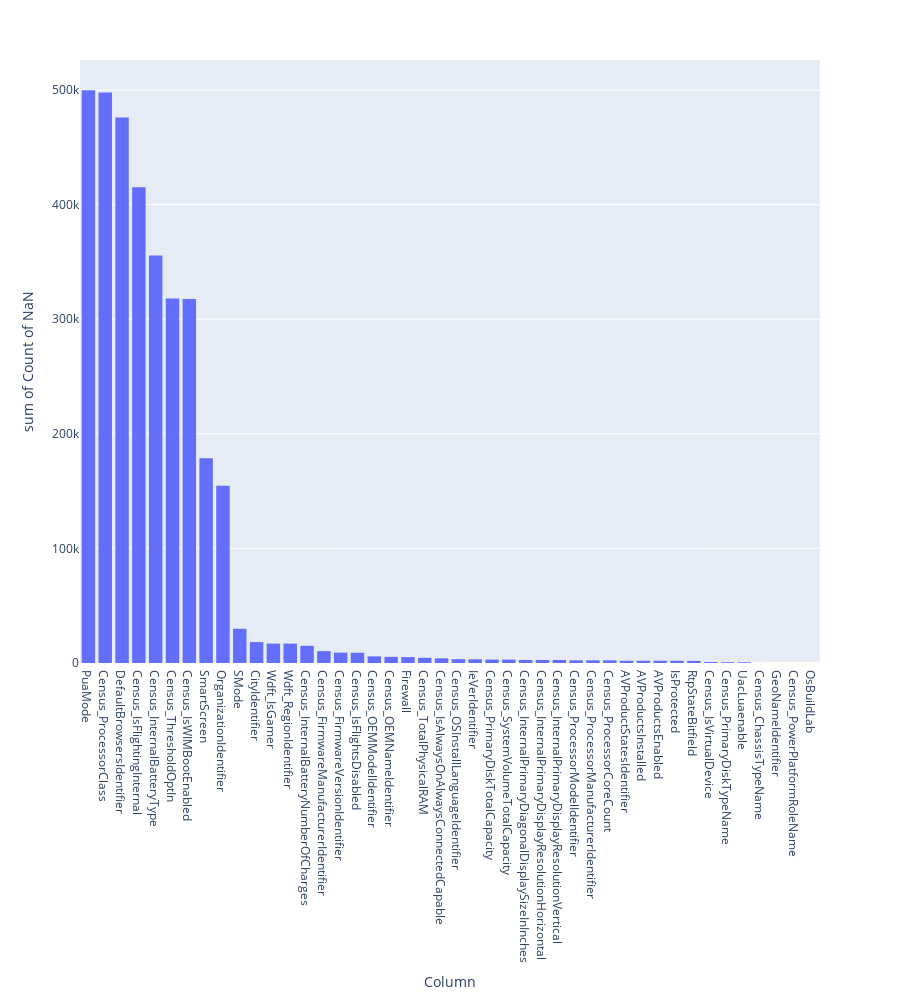

Notebook cell for this chart:
### Code cell
px.histogram(nuls,x='Column',y='Count of NaN',height=1000)


# aqui ya podemos ver que hay una serie de columnas (10 aprox) que tienen un numero de NA muy elevado asi que las eliminaremos del df más tarde

### Figure 1 — Plotly figure (JSON) as saved in the notebook; plotly's stock layout.template omitted (floating-point values rounded to 4 significant figures)
{"data": [{"alignmentgroup": "True", "bingroup": "x", "histfunc": "sum", "hovertemplate": "Column=%{x}<br>sum of Count of NaN=%{y}<extra></extra>", "legendgroup": "", "marker": {"color": "#636efa", "pattern": {"shape": ""}}, "name": "", "offsetgroup": "", "orientation": "v", "showlegend": false, "type": "histogram", "x": ["PuaMode", "Census_ProcessorClass", "DefaultBrowsersIdentifier", "Census_IsFlightingInternal", "Census_InternalBatteryType", "Census_ThresholdOptIn", "Census_IsWIMBootEnabled", "SmartScreen", "OrganizationIdentifier", "SMode", "CityIdentifier", "Wdft_IsGamer", "Wdft_RegionIdentifier", "Census_InternalBatteryNumberOfCharges", "Census_FirmwareManufacturerIdentifier", "Census_FirmwareVersionIdentifier", "Census_IsFlightsDisabled", "Census_OEMModelIdentifier", "Census_OEMNameIdentifier", "Firewall", "Census_TotalPhysicalRAM", "Census_IsAlwaysOnAlwaysConnectedCapable", "Census_OSInstallLanguageIdentifier", "IeVerIdentifier", "Census_PrimaryDiskTotalCapacity", "Census_SystemVolumeTotalCapacity", "Census_InternalPrimaryDiagonalDisplaySizeInInches", "Census_InternalPrimaryDisplayResolutionHorizontal", "Census_InternalPrimaryDisplayResolutionVertical", "Census_ProcessorModelIdentifier", "Census_ProcessorManufacturerIdentifier", "Census_ProcessorCoreCount", "AVProductStatesIdentifier", "AVProductsInstalled", "AVProductsEnabled", "IsProtected", "RtpStateBitfield", "Census_IsVirtualDevice", "Census_PrimaryDiskTypeName", "UacLuaenable", "Census_ChassisTypeName", "GeoNameIdentifier", "Census_PowerPlatformRoleName", "OsBuildLab", "Census_OSInstallTypeName", "Census_OSSkuName", "Census_OSWUAutoUpdateOptionsName", "Census_OSUILocaleIdentifier", "Census_IsPortableOperatingSystem", "Census_IsPenCapable", "Census_OSBuildRevision", "Census_GenuineStateName", "Census_ActivationChannel", "Census_IsTouchEnabled", "Census_FlightRing", "Census_IsSecureBootEnabled", "Census_OSEdition", "MachineIdentifier", "Census_OSBuildNumber", "OsVer", "EngineVersion", "AppVersion", "AvSigVersion", "IsBeta", "IsSxsPassiveMode", "HasTpm", "CountryIdentifier", "LocaleEnglishNameIdentifier", "Platform", "Processor", "OsBuild", "Census_OSBranch", "OsSuite", "OsPlatformSubRelease", "SkuEdition", "AutoSampleOptIn", "Census_MDC2FormFactor", "Census_DeviceFamily", "ProductName", "Census_HasOpticalDiskDrive", "Census_OSVersion", "Census_OSArchitecture", "HasDetections"], "xaxis": "x", "y": [499874, 497918, 475939, 415225, 355603, 318104, 317666, 178596, 154563, 29848, 18240, 16950, 16950, 15038, 10349, 9061, 8933, 5764, 5381, 5162, 4556, 4040, 3332, 3209, 2976, 2976, 2654, 2650, 2650, 2349, 2347, 2347, 1938, 1938, 1938, 1926, 1832, 901, 709, 623, 37, 16, 2, 1, 0, 0, 0, 0, 0, 0, 0, 0, 0, 0, 0, 0, 0, 0, 0, 0, 0, 0, 0, 0, 0, 0, 0, 0, 0, 0, 0, 0, 0, 0, 0, 0, 0, 0, 0, 0, 0, 0, 0], "yaxis": "y"}], "layout": {"barmode": "relative", "height": 1000, "legend": {"tracegroupgap": 0}, "margin": {"t": 60}, "xaxis": {"anchor": "y", "domain": [0, 1], "title": {"text": "Column"}}, "yaxis": {"anchor": "x", "domain": [0, 1], "title": {"text": "sum of Count of NaN"}}}}
